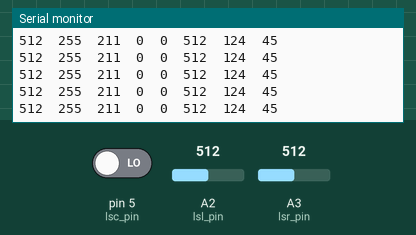
Bench run of a sketch on a simulated Arduino Uno, built with avr-gcc and run on an emulated ATmega328P. On the bench: the last lines printed to the serial monitor. The test bench sets the inputs (shaded band); at power-on: A3 (lsr_pin) = 512, pin 5 (lsc_pin) LOW, A2 (lsl_pin) = 512.

Above: at 4.2 s.
4.3 s: A3 (lsr_pin) set to 252
At 5.4 s:
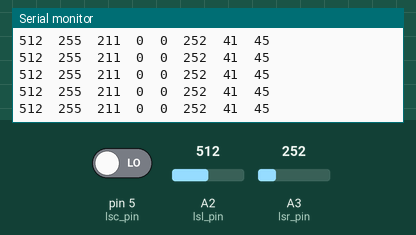
5.8 s: A3 (lsr_pin) set to 237
At 6.4 s:
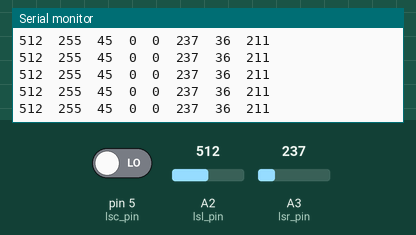
Timing chart, 0 to 8.8 s (numbered marks = the images above; inputs shaded):
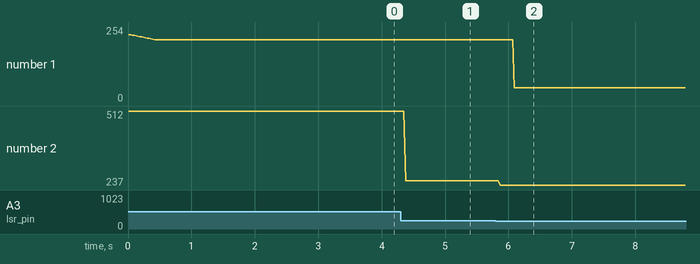

Measured:
- after the input at 4.3 s, the serial monitor: prints a new line after 0.08 s (image 1)
- after the input at 5.8 s, the serial monitor: prints a new line after 0.07 s (image 2)
- plotted number 2: 512 → 252 after the input at 4.3 s

The sketch:

Line_Sensors_Analog_PID.ino
```cpp
/*line sensor analogue*/
#include <Adafruit_MotorShield.h>

bool accel = true, decel = false;

uint8_t centreSpeed=0; //average speed of left and right wheel for updatting the motors

//pin definition
const int lsc_pin=5,  lsl_pin=A2, lsr_pin=A3;


//sensor readouts
int lsc=0, lsl=0, lsr=0;
uint8_t lsl_mapped=0, lsr_mapped=0;

//floor and celling
int lsl_max=380, lsr_max=920;
int lsl_min=64, lsr_min=122;

//thresholds
const uint8_t lsl_threshold = 150;
const uint8_t lsr_threshold = 150;

//mode
bool on_line=false;
bool junction=false;

//PID parameters
const float Kp=0.2;
const float Ki=0.01;
const float Kd=0.01;

//PID variables
int P=0, I=0, D=0, last_P=0;

int speed_difference=0;
uint8_t left_motor_speed, right_motor_speed;


void update_linesensors(){
    lsc = digitalRead(lsc_pin);
    lsl = analogRead(lsl_pin);
    lsr = analogRead(lsr_pin);
    lsl_mapped = map(min(max(lsl, lsl_min), lsl_max), lsl_min, lsl_max, 0, 255);
    lsr_mapped = map(min(max(lsr, lsr_min), lsr_max), lsr_min, lsr_max, 0, 255);
}

/*void callibrate(){
}*/


void reset_PID(){
    P=0;
    I=0;
    D=0;
    last_P=0;
}

void if_on_line(){
    update_linesensors();
    if(lsc==1){
        if(on_line==false){
            on_line=true;
            reset_PID();
        }
    }
    else{
        on_line=false;
    }
}

void if_junction(){
    update_linesensors();
    if(on_line==true && lsr_mapped>=lsr_threshold && lsr_mapped>=lsr_threshold){
        junction=true;
    }
    else{
        junction=false;
    }
}

void setup(){
    Serial.begin(9600);
    Serial.println("0\t0\t0\t255");


}


void loop(){

    update_linesensors();

    P=lsl_mapped-lsr_mapped;
    I=I+P;
    D=P-last_P;
    last_P=P;

    speed_difference=max(min((Kp*P+Ki*I+Kd*D), 45), -45);

    left_motor_speed=centreSpeed - speed_difference;
    right_motor_speed=centreSpeed + speed_difference;

    Serial.print(lsl);
    Serial.print("\t");
    Serial.print(lsl_mapped);
    Serial.print("\t");
    Serial.print(left_motor_speed);
    Serial.print("\t");
    Serial.print(lsc*1023);
    Serial.print("\t");
    Serial.print(on_line*1023);
    Serial.print("\t");
    Serial.print(lsr);
    Serial.print("\t");
    Serial.print(lsr_mapped);
    Serial.print("\t");
    Serial.println(right_motor_speed);
}
```
